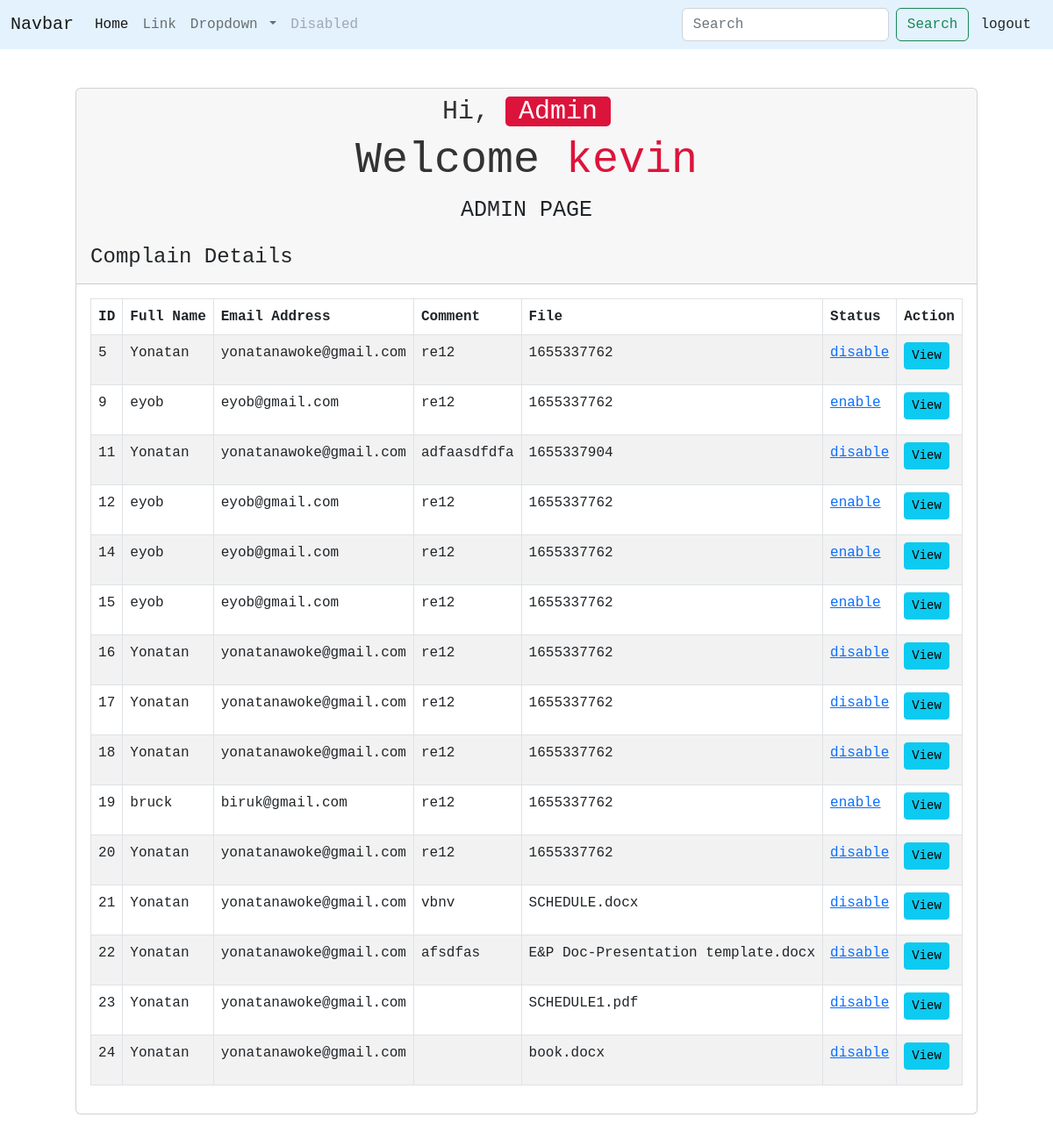
The page /admin_page.php (signed in) on the database its author committed.
### tables this page shows
CREATE TABLE `user_comment` (
  `id` int(255) NOT NULL,
  `f_id` int(255) NOT NULL,
  `comment` varchar(255) NOT NULL,
  `fname` varchar(255) NOT NULL
);

CREATE TABLE `user_form` (
  `id` int(255) NOT NULL,
  `name` varchar(255) NOT NULL,
  `email` varchar(255) NOT NULL,
  `password` varchar(255) NOT NULL,
  `user_type` varchar(255) NOT NULL DEFAULT 'user',
  `status` int(255) NOT NULL DEFAULT 0
);

### admin_page.php (the view, shortened to what this page needs)
<?php
@include 'config.php';
?>
<!DOCTYPE html>
<html lang="en">
<head>
    <link rel="stylesheet" href="css/style.css">
    <link href="https://cdn.jsdelivr.net/npm/bootstrap@5.2.0-beta1/dist/css/bootstrap.min.css" rel="stylesheet">
</head>
<body>
<nav class="navbar navbar-expand-lg" style="background-color: #e3f2fd;">
  <div class="container-fluid">
    <a class="navbar-brand" href="#">Navbar</a>
    <div class="collapse navbar-collapse" id="navbarSupportedContent">
      <ul class="navbar-nav me-auto mb-2 mb-lg-0">
        <li class="nav-item">
          <a class="nav-link active" aria-current="page" href="#">Home</a>
        </li>
        <li class="nav-item">
          <a class="nav-link" href="#">Link</a>
        </li>
        <li class="nav-item dropdown">
          <a class="nav-link dropdown-toggle" href="#" id="navbarDropdown" role="button" data-bs-toggle="dropdown" aria-expanded="false">
            Dropdown
          </a>
        </li>
        <li class="nav-item">
          <a class="nav-link disabled">Disabled</a>
        </li>
      </ul>
      <form class="d-flex" role="search">
        <input class="form-control me-2" type="search" placeholder="Search" aria-label="Search">
        <button class="btn btn-outline-success" type="submit">Search</button>
        <a href="logout.php" class="btn">logout</a>
      </form>
    </div>
  </div>
</nav>
<div class="container mt-4">
<div class="row">
    <div class="col-md-12">
        <div class="card">
            <div class="card-header">
            <div class="content">
                    <h3>Hi, <span>Admin</span></h3>
                    <h1>Welcome <span><?php echo $_SESSION['admin_name'] ?></span></h1>
                    <p>ADMIN PAGE</p>
            </div>
                <h4>Complain Details
                </h4>
            </div>
            <div class="card-body">
                <table class="table table-bordered table-striped">
                    <thead>
                        <tr>
                            <th>ID</th>
                            <th>Full Name</th>
                            <th>Email Address</th>
                            <th>Comment</th>
                            <th>File</th>
                            <th>Status</th>
                            <th>Action</th>
                        </tr>
                    </thead>
                    <tbody>
                        <?php
                            $query = "SELECT * FROM user_form JOIN user_comment ON user_comment.f_id=user_form.id ";
                            $query_run = mysqli_query($conn, $query);
                            if(mysqli_num_rows($query_run) > 0)
                            {
                                foreach($query_run as $problem)
                                {
                                    ?>
                                    <tr>
                                        <td><?= $problem['id']; ?></td>
                                        <td><?= $problem['name']; ?></td>
                                        <td><?= $problem['email']; ?></td>
                                        <td><?= $problem['comment']; ?></td>
                                        <td><?= $problem['fname']; ?></td>
                                        <td>
                                            <?php
                                            if ($problem['status']==1){
                                                echo '<p><a href="status.php?id='.$problem['f_id'].'&status=0 ">enable</a></p> ';
                                            }else{
                                                echo '<p><a href="status.php?id='.$problem['f_id'].'&status=1">disable</a></p> ';
                                            }
                                            ?>
                                        </td>
                                        <td>
                                            <a href="complain_detail.php?id=<?= $problem['id']; ?>" class="btn btn-info btn-sm">View</a>
                                        </td>
                                    </tr>
                                    <?php
                                }
                            }
                            else
                            {
                                echo "<h5> No Record Found </h5>";
                            }
                        ?>
                    </tbody>
                </table>
            </div>
        </div>
    </div>
</div>
</div>
</body>
</html>

### css/style.css (style rules this page uses)
* { font-family: 'Courier New', Courier, monospace; margin: 0; padding: 0; box-sizing: none; border: none; text-decoration: none; }
.container { min-height: 100vh; display: flex; align-items: center; justify-content: center; padding: 20px; padding-bottom: 60px; }
.container .content { text-align: center; }
.container .content h3 { font-size: 30px; color:#333; }
.container .content h3 span { background: crimson; color:#fff; border-radius: 5px; padding:0 15px; }
.container .content h1 { font-size: 50px; color:#333; }
.container .content h1 span { color:crimson; }
.container .content p { font-size: 25px; margin-bottom: 20px; }

### rows shown on the page
user_comment: id "5", f.name "Yonatan", f.email "yonatanawoke@gmail.com", comment "re12", fname "1655337762"
user_comment: id "9", f.name "eyob", f.email "eyob@gmail.com", comment "re12", fname "1655337762"
user_comment: id "11", f.name "Yonatan", f.email "yonatanawoke@gmail.com", comment "adfaasdfdfa", fname "1655337904"
user_comment: id "12", f.name "eyob", f.email "eyob@gmail.com", comment "re12", fname "1655337762"
user_comment: id "14", f.name "eyob", f.email "eyob@gmail.com", comment "re12", fname "1655337762"
user_comment: id "15", f.name "eyob", f.email "eyob@gmail.com", comment "re12", fname "1655337762"
user_comment: id "16", f.name "Yonatan", f.email "yonatanawoke@gmail.com", comment "re12", fname "1655337762"
user_comment: id "17", f.name "Yonatan", f.email "yonatanawoke@gmail.com", comment "re12", fname "1655337762"
user_comment: id "18", f.name "Yonatan", f.email "yonatanawoke@gmail.com", comment "re12", fname "1655337762"
user_comment: id "19", f.name "bruck", f.email "biruk@gmail.com", comment "re12", fname "1655337762"
user_comment: id "20", f.name "Yonatan", f.email "yonatanawoke@gmail.com", comment "re12", fname "1655337762"
user_comment: id "21", f.name "Yonatan", f.email "yonatanawoke@gmail.com", comment "vbnv", fname "SCHEDULE.docx"
user_comment: id "22", f.name "Yonatan", f.email "yonatanawoke@gmail.com", comment "afsdfas", fname "E&P Doc-Presentation template.docx"
user_comment: id "23", f.name "Yonatan", f.email "yonatanawoke@gmail.com", fname "SCHEDULE1.pdf"
user_comment: id "24", f.name "Yonatan", f.email "yonatanawoke@gmail.com", fname "book.docx"

### other values the page prints
$_SESSION['admin_name'] "kevin"
